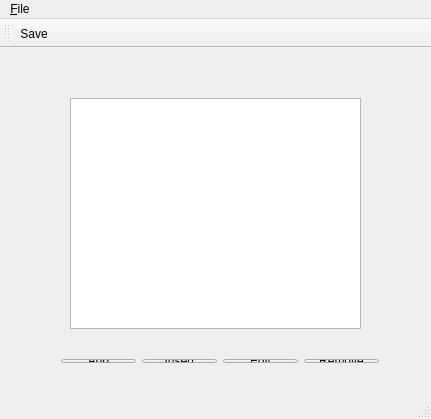
<?xml version="1.0" encoding="UTF-8"?>
<ui version="4.0">
 <class>MainWindow</class>
 <widget class="QMainWindow" name="MainWindow">
  <property name="geometry">
   <rect>
    <x>0</x>
    <y>0</y>
    <width>431</width>
    <height>419</height>
   </rect>
  </property>
  <property name="windowTitle">
   <string>MainWindow</string>
  </property>
  <widget class="QWidget" name="centralWidget">
   <widget class="QListView" name="listView">
    <property name="geometry">
     <rect>
      <x>70</x>
      <y>50</y>
      <width>291</width>
      <height>231</height>
     </rect>
    </property>
   </widget>
   <widget class="QWidget" name="layoutWidget">
    <property name="geometry">
     <rect>
      <x>50</x>
      <y>300</y>
      <width>340</width>
      <height>26</height>
     </rect>
    </property>
    <layout class="QHBoxLayout" name="horizontalLayout_2">
     <item>
      <widget class="QPushButton" name="addButton">
       <property name="text">
        <string>Add</string>
       </property>
      </widget>
     </item>
     <item>
      <widget class="QPushButton" name="insertButton">
       <property name="text">
        <string>Insert</string>
       </property>
      </widget>
     </item>
     <item>
      <widget class="QPushButton" name="editButton">
       <property name="text">
        <string>Edit</string>
       </property>
      </widget>
     </item>
     <item>
      <widget class="QPushButton" name="removeButton">
       <property name="text">
        <string>Remove</string>
       </property>
      </widget>
     </item>
    </layout>
   </widget>
  </widget>
  <widget class="QStatusBar" name="statusBar"/>
  <widget class="QMenuBar" name="menuBar">
   <property name="geometry">
    <rect>
     <x>0</x>
     <y>0</y>
     <width>431</width>
     <height>21</height>
    </rect>
   </property>
   <widget class="QMenu" name="menu_File">
    <property name="title">
     <string>&amp;File</string>
    </property>
    <addaction name="action_Save"/>
   </widget>
   <addaction name="menu_File"/>
  </widget>
  <widget class="QToolBar" name="toolBar">
   <property name="windowTitle">
    <string>toolBar</string>
   </property>
   <attribute name="toolBarArea">
    <enum>TopToolBarArea</enum>
   </attribute>
   <attribute name="toolBarBreak">
    <bool>false</bool>
   </attribute>
   <addaction name="action_Save"/>
  </widget>
  <action name="action_Save">
   <property name="icon">
    <iconset>
     <normalon>save_icon.png</normalon>
     <activeon>save_icon.png</activeon>
     <selectedon>save_icon.png</selectedon>
    </iconset>
   </property>
   <property name="text">
    <string>&amp;Save</string>
   </property>
   <property name="shortcut">
    <string>Ctrl+S</string>
   </property>
  </action>
 </widget>
 <layoutdefault spacing="6" margin="11"/>
 <resources/>
 <connections/>
</ui>
